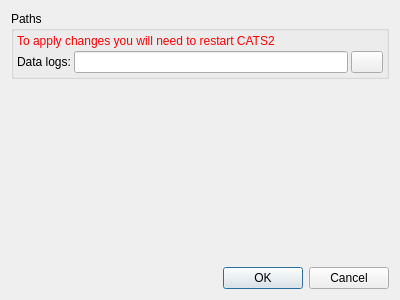
<?xml version="1.0" encoding="UTF-8"?>
<ui version="4.0">
 <class>PreferencesDialog</class>
 <widget class="QDialog" name="PreferencesDialog">
  <property name="geometry">
   <rect>
    <x>0</x>
    <y>0</y>
    <width>400</width>
    <height>300</height>
   </rect>
  </property>
  <property name="windowTitle">
   <string>Dialog</string>
  </property>
  <layout class="QVBoxLayout" name="verticalLayout_2">
   <item>
    <widget class="QGroupBox" name="groupBox">
     <property name="title">
      <string>Paths</string>
     </property>
     <layout class="QVBoxLayout" name="verticalLayout">
      <property name="spacing">
       <number>3</number>
      </property>
      <property name="leftMargin">
       <number>3</number>
      </property>
      <property name="topMargin">
       <number>3</number>
      </property>
      <property name="rightMargin">
       <number>3</number>
      </property>
      <property name="bottomMargin">
       <number>3</number>
      </property>
      <item>
       <widget class="QLabel" name="infoLabel">
        <property name="text">
         <string>&lt;html&gt;&lt;head/&gt;&lt;body&gt;&lt;p&gt;&lt;span style=&quot; color:#ff0000;&quot;&gt;To apply changes you will need to restart CATS2&lt;/span&gt;&lt;/p&gt;&lt;/body&gt;&lt;/html&gt;</string>
        </property>
        <property name="textFormat">
         <enum>Qt::AutoText</enum>
        </property>
       </widget>
      </item>
      <item>
       <layout class="QHBoxLayout" name="horizontalLayout">
        <item>
         <widget class="QLabel" name="loggingPathLabel">
          <property name="text">
           <string>Data logs:</string>
          </property>
         </widget>
        </item>
        <item>
         <widget class="QLineEdit" name="loggingPathEdit"/>
        </item>
        <item>
         <widget class="QPushButton" name="loggingPathButton">
          <property name="sizePolicy">
           <sizepolicy hsizetype="Fixed" vsizetype="Fixed">
            <horstretch>0</horstretch>
            <verstretch>0</verstretch>
           </sizepolicy>
          </property>
          <property name="maximumSize">
           <size>
            <width>32</width>
            <height>32</height>
           </size>
          </property>
          <property name="text">
           <string/>
          </property>
          <property name="icon">
           <iconset resource="../../../examples/pixel-locator/icons.qrc">
            <normaloff>:/resources/icons/ic_folder_open_black_24dp.png</normaloff>:/resources/icons/ic_folder_open_black_24dp.png</iconset>
          </property>
          <property name="iconSize">
           <size>
            <width>24</width>
            <height>24</height>
           </size>
          </property>
         </widget>
        </item>
       </layout>
      </item>
     </layout>
    </widget>
   </item>
   <item>
    <spacer name="verticalSpacer">
     <property name="orientation">
      <enum>Qt::Vertical</enum>
     </property>
     <property name="sizeHint" stdset="0">
      <size>
       <width>20</width>
       <height>162</height>
      </size>
     </property>
    </spacer>
   </item>
   <item>
    <widget class="QDialogButtonBox" name="buttonBox">
     <property name="orientation">
      <enum>Qt::Horizontal</enum>
     </property>
     <property name="standardButtons">
      <set>QDialogButtonBox::Cancel|QDialogButtonBox::Ok</set>
     </property>
    </widget>
   </item>
  </layout>
 </widget>
 <resources>
  <include location="../../../examples/pixel-locator/icons.qrc"/>
 </resources>
 <connections>
  <connection>
   <sender>buttonBox</sender>
   <signal>accepted()</signal>
   <receiver>PreferencesDialog</receiver>
   <slot>accept()</slot>
   <hints>
    <hint type="sourcelabel">
     <x>248</x>
     <y>254</y>
    </hint>
    <hint type="destinationlabel">
     <x>157</x>
     <y>274</y>
    </hint>
   </hints>
  </connection>
  <connection>
   <sender>buttonBox</sender>
   <signal>rejected()</signal>
   <receiver>PreferencesDialog</receiver>
   <slot>reject()</slot>
   <hints>
    <hint type="sourcelabel">
     <x>316</x>
     <y>260</y>
    </hint>
    <hint type="destinationlabel">
     <x>286</x>
     <y>274</y>
    </hint>
   </hints>
  </connection>
 </connections>
</ui>
